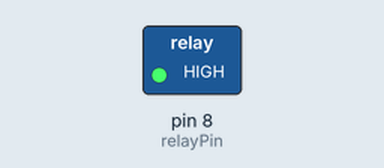
Bench run of a sketch on a simulated Arduino Uno, built with avr-gcc and run on an emulated ATmega328P. On the bench: switched loads named in the sketch (green lamp = pin HIGH). Dashed ring = blinking. What the sketch prints to the serial monitor is not drawn.

Above: at 0.5 s.
Timing chart, 0 to 4.6 s (numbered marks = the images above):
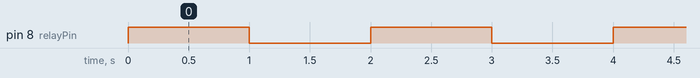

Measured:
- by itself, pin 8 (relayPin): alternates HIGH for 1.0 s and LOW for 1.0 s

The sketch:

relay_solenoid_test.ino
```cpp
int relayPin = 8;

void setup() {
  pinMode(relayPin, OUTPUT);
  Serial.begin(9600);
  Serial.println("系统启动，开始测试...");
}

void loop() {
  digitalWrite(relayPin, HIGH); //
  Serial.println("阀门打开");
  delay(1000); //

  digitalWrite(relayPin, LOW);  //
  Serial.println("阀门关闭");
  delay(1000); //
}
```
